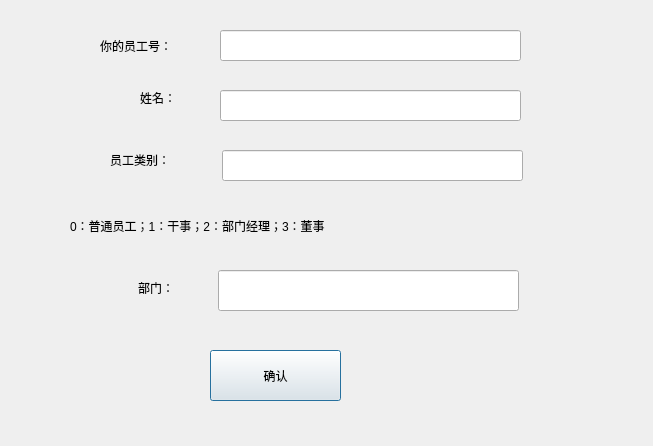
<?xml version="1.0" encoding="UTF-8"?>
<ui version="4.0">
 <class>Insertdialog</class>
 <widget class="QDialog" name="Insertdialog">
  <property name="geometry">
   <rect>
    <x>0</x>
    <y>0</y>
    <width>653</width>
    <height>446</height>
   </rect>
  </property>
  <property name="windowTitle">
   <string>Dialog</string>
  </property>
  <widget class="QLineEdit" name="number">
   <property name="geometry">
    <rect>
     <x>220</x>
     <y>30</y>
     <width>301</width>
     <height>31</height>
    </rect>
   </property>
  </widget>
  <widget class="QLabel" name="label">
   <property name="geometry">
    <rect>
     <x>100</x>
     <y>30</y>
     <width>121</width>
     <height>31</height>
    </rect>
   </property>
   <property name="text">
    <string>你的员工号：</string>
   </property>
  </widget>
  <widget class="QLineEdit" name="type">
   <property name="geometry">
    <rect>
     <x>222</x>
     <y>150</y>
     <width>301</width>
     <height>31</height>
    </rect>
   </property>
  </widget>
  <widget class="QLabel" name="label_2">
   <property name="geometry">
    <rect>
     <x>110</x>
     <y>150</y>
     <width>101</width>
     <height>20</height>
    </rect>
   </property>
   <property name="text">
    <string>员工类别：</string>
   </property>
  </widget>
  <widget class="QLabel" name="label_3">
   <property name="geometry">
    <rect>
     <x>138</x>
     <y>280</y>
     <width>72</width>
     <height>15</height>
    </rect>
   </property>
   <property name="text">
    <string>部门：</string>
   </property>
  </widget>
  <widget class="QLabel" name="label_4">
   <property name="geometry">
    <rect>
     <x>70</x>
     <y>190</y>
     <width>481</width>
     <height>71</height>
    </rect>
   </property>
   <property name="text">
    <string>0：普通员工；1：干事；2：部门经理；3：董事</string>
   </property>
  </widget>
  <widget class="QLineEdit" name="department">
   <property name="geometry">
    <rect>
     <x>218</x>
     <y>270</y>
     <width>301</width>
     <height>41</height>
    </rect>
   </property>
  </widget>
  <widget class="QPushButton" name="insert_button">
   <property name="geometry">
    <rect>
     <x>210</x>
     <y>350</y>
     <width>131</width>
     <height>51</height>
    </rect>
   </property>
   <property name="text">
    <string>确认</string>
   </property>
  </widget>
  <widget class="QLineEdit" name="name">
   <property name="geometry">
    <rect>
     <x>220</x>
     <y>90</y>
     <width>301</width>
     <height>31</height>
    </rect>
   </property>
  </widget>
  <widget class="QLabel" name="label_5">
   <property name="geometry">
    <rect>
     <x>140</x>
     <y>90</y>
     <width>51</width>
     <height>16</height>
    </rect>
   </property>
   <property name="text">
    <string>姓名：</string>
   </property>
  </widget>
 </widget>
 <resources/>
 <connections/>
</ui>
